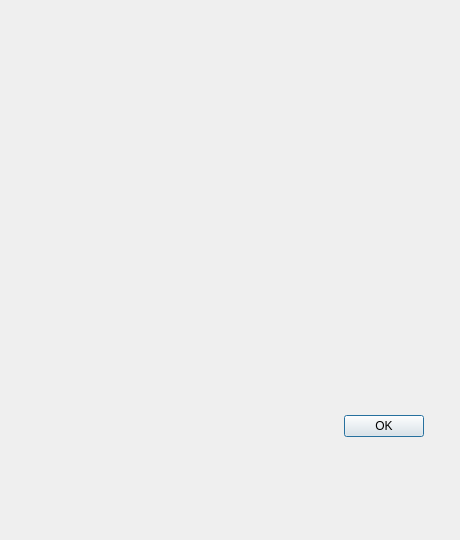
<?xml version="1.0" encoding="UTF-8"?>
<ui version="4.0">
 <class>CRecordsDialog</class>
 <widget class="QDialog" name="CRecordsDialog">
  <property name="geometry">
   <rect>
    <x>0</x>
    <y>0</y>
    <width>460</width>
    <height>540</height>
   </rect>
  </property>
  <property name="sizePolicy">
   <sizepolicy hsizetype="Fixed" vsizetype="Fixed">
    <horstretch>0</horstretch>
    <verstretch>0</verstretch>
   </sizepolicy>
  </property>
  <property name="minimumSize">
   <size>
    <width>460</width>
    <height>540</height>
   </size>
  </property>
  <property name="maximumSize">
   <size>
    <width>460</width>
    <height>540</height>
   </size>
  </property>
  <property name="windowTitle">
   <string>Таблица рекордов</string>
  </property>
  <widget class="QDialogButtonBox" name="buttonBox">
   <property name="geometry">
    <rect>
     <x>250</x>
     <y>410</y>
     <width>174</width>
     <height>33</height>
    </rect>
   </property>
   <property name="orientation">
    <enum>Qt::Horizontal</enum>
   </property>
   <property name="standardButtons">
    <set>QDialogButtonBox::Ok</set>
   </property>
  </widget>
 </widget>
 <resources/>
 <connections>
  <connection>
   <sender>buttonBox</sender>
   <signal>accepted()</signal>
   <receiver>CRecordsDialog</receiver>
   <slot>accept()</slot>
   <hints>
    <hint type="sourcelabel">
     <x>248</x>
     <y>254</y>
    </hint>
    <hint type="destinationlabel">
     <x>157</x>
     <y>274</y>
    </hint>
   </hints>
  </connection>
  <connection>
   <sender>buttonBox</sender>
   <signal>rejected()</signal>
   <receiver>CRecordsDialog</receiver>
   <slot>reject()</slot>
   <hints>
    <hint type="sourcelabel">
     <x>316</x>
     <y>260</y>
    </hint>
    <hint type="destinationlabel">
     <x>286</x>
     <y>274</y>
    </hint>
   </hints>
  </connection>
 </connections>
</ui>
